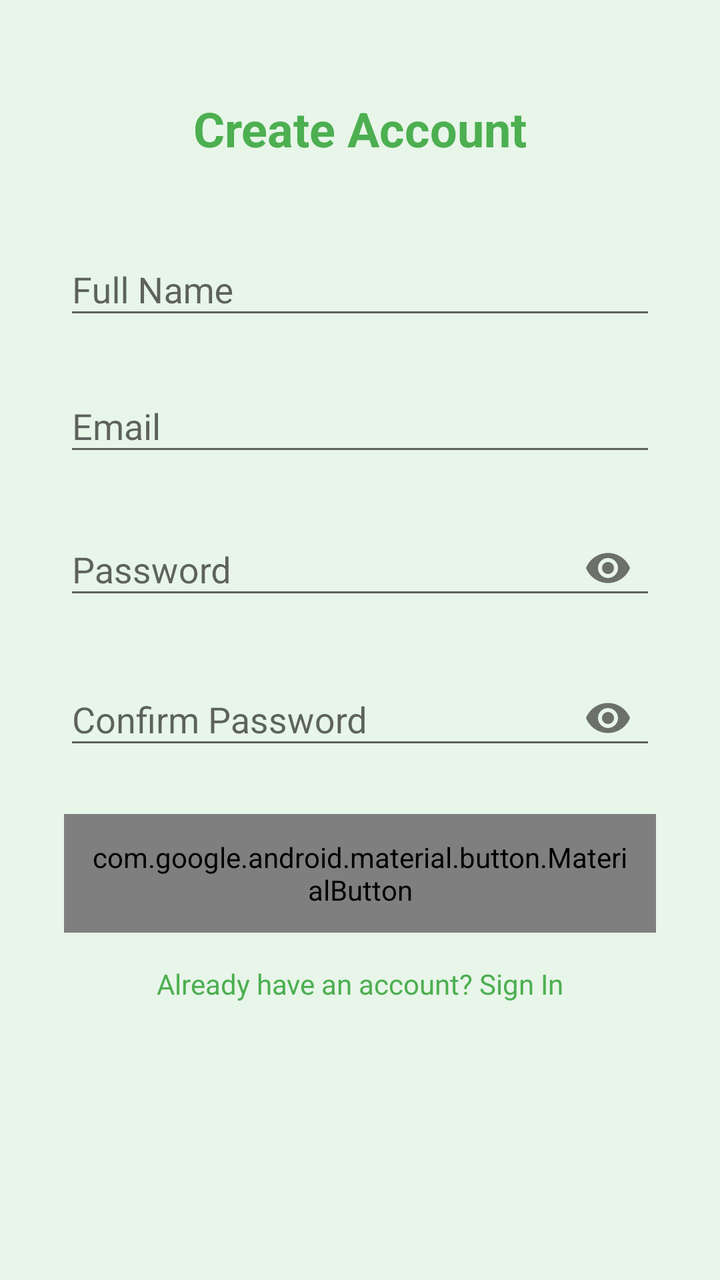
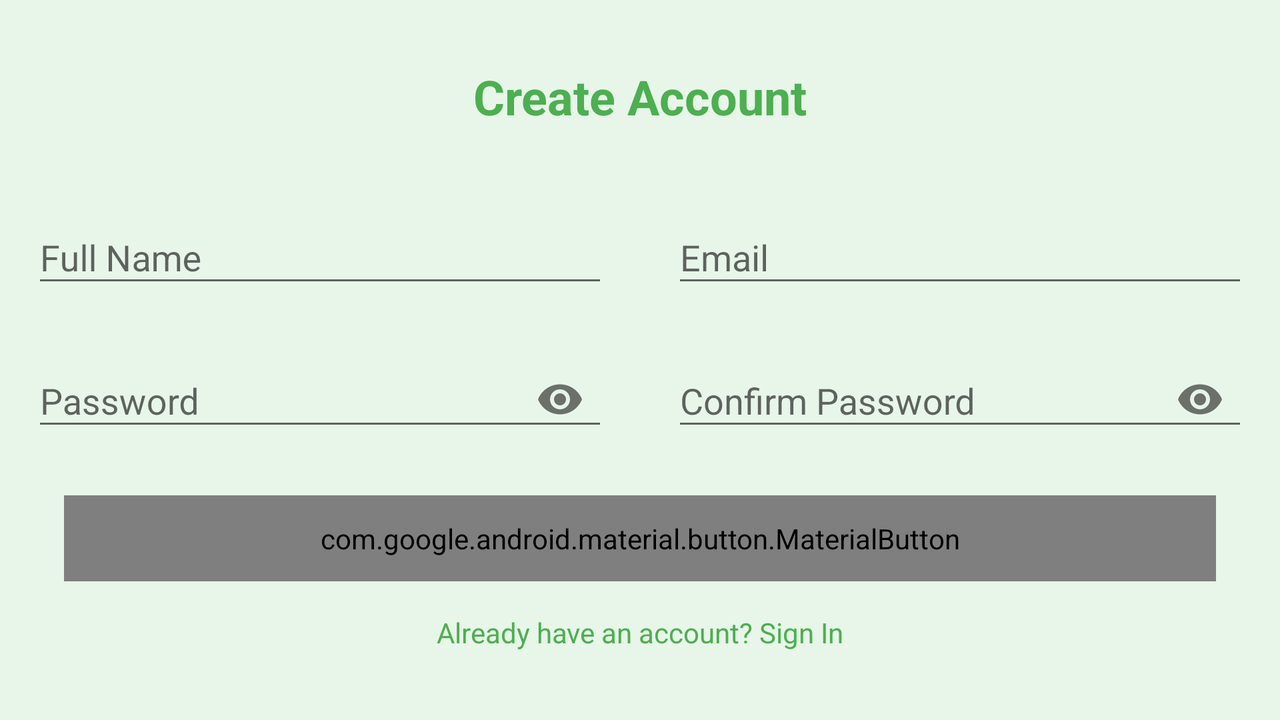

Compare how this app lays out the same screen by default and in its alternative resource folder. The renders come first, then the two layout files and the values they reference.
<!-- AndroidManifest.xml: application theme Theme.MindHaven -->
<!-- res/layout/signup_activity.xml -->
<?xml version="1.0" encoding="utf-8"?>
<androidx.constraintlayout.widget.ConstraintLayout xmlns:android="http://schemas.android.com/apk/res/android"
    xmlns:app="http://schemas.android.com/apk/res-auto"
    xmlns:tools="http://schemas.android.com/tools"
    android:layout_width="match_parent"
    android:layout_height="match_parent"
    android:background="#E8F5E9">

    <TextView
        android:id="@+id/signupTitle"
        android:layout_width="wrap_content"
        android:layout_height="wrap_content"
        android:layout_marginTop="48dp"
        android:text="Create Account"
        android:textColor="#4CAF50"
        android:textSize="24sp"
        android:textStyle="bold"
        app:layout_constraintEnd_toEndOf="parent"
        app:layout_constraintStart_toStartOf="parent"
        app:layout_constraintTop_toTopOf="parent" />

    <com.google.android.material.textfield.TextInputLayout
        android:id="@+id/nameLayout"
        android:layout_width="0dp"
        android:layout_height="wrap_content"
        android:layout_marginHorizontal="32dp"
        android:layout_marginTop="32dp"
        app:layout_constraintEnd_toEndOf="parent"
        app:layout_constraintStart_toStartOf="parent"
        app:layout_constraintTop_toBottomOf="@id/signupTitle">

        <com.google.android.material.textfield.TextInputEditText
            android:id="@+id/nameInput"
            android:layout_width="match_parent"
            android:layout_height="wrap_content"
            android:hint="Full Name"
            android:inputType="textPersonName" />
    </com.google.android.material.textfield.TextInputLayout>

    <com.google.android.material.textfield.TextInputLayout
        android:id="@+id/emailLayout"
        android:layout_width="0dp"
        android:layout_height="wrap_content"
        android:layout_marginHorizontal="32dp"
        android:layout_marginTop="16dp"
        app:layout_constraintEnd_toEndOf="parent"
        app:layout_constraintStart_toStartOf="parent"
        app:layout_constraintTop_toBottomOf="@id/nameLayout">

        <com.google.android.material.textfield.TextInputEditText
            android:id="@+id/emailInput"
            android:layout_width="match_parent"
            android:layout_height="wrap_content"
            android:hint="Email"
            android:inputType="textEmailAddress" />
    </com.google.android.material.textfield.TextInputLayout>

    <com.google.android.material.textfield.TextInputLayout
        android:id="@+id/passwordLayout"
        android:layout_width="0dp"
        android:layout_height="wrap_content"
        android:layout_marginHorizontal="32dp"
        android:layout_marginTop="16dp"
        app:layout_constraintEnd_toEndOf="parent"
        app:layout_constraintStart_toStartOf="parent"
        app:layout_constraintTop_toBottomOf="@id/emailLayout"
        app:passwordToggleEnabled="true">

        <com.google.android.material.textfield.TextInputEditText
            android:id="@+id/passwordInput"
            android:layout_width="match_parent"
            android:layout_height="wrap_content"
            android:hint="Password"
            android:inputType="textPassword" />
    </com.google.android.material.textfield.TextInputLayout>

    <com.google.android.material.textfield.TextInputLayout
        android:id="@+id/confirmPasswordLayout"
        android:layout_width="0dp"
        android:layout_height="wrap_content"
        android:layout_marginHorizontal="32dp"
        android:layout_marginTop="16dp"
        app:layout_constraintEnd_toEndOf="parent"
        app:layout_constraintStart_toStartOf="parent"
        app:layout_constraintTop_toBottomOf="@id/passwordLayout"
        app:passwordToggleEnabled="true">

        <com.google.android.material.textfield.TextInputEditText
            android:id="@+id/confirmPasswordInput"
            android:layout_width="match_parent"
            android:layout_height="wrap_content"
            android:hint="Confirm Password"
            android:inputType="textPassword" />
    </com.google.android.material.textfield.TextInputLayout>

    <com.google.android.material.button.MaterialButton
        android:id="@+id/signupButton"
        android:layout_width="0dp"
        android:layout_height="wrap_content"
        android:layout_marginHorizontal="32dp"
        android:layout_marginTop="24dp"
        android:padding="12dp"
        android:text="Sign Up"
        android:textColor="#FFFFFF"
        app:layout_constraintEnd_toEndOf="parent"
        app:layout_constraintStart_toStartOf="parent"
        app:layout_constraintTop_toBottomOf="@id/confirmPasswordLayout" />

    <TextView
        android:id="@+id/signinPrompt"
        android:layout_width="wrap_content"
        android:layout_height="wrap_content"
        android:layout_marginTop="16dp"
        android:text="Already have an account? Sign In"
        android:textColor="#4CAF50"
        app:layout_constraintEnd_toEndOf="parent"
        app:layout_constraintStart_toStartOf="parent"
        app:layout_constraintTop_toBottomOf="@id/signupButton" />

</androidx.constraintlayout.widget.ConstraintLayout>
<!-- resources referenced by this layout -->
<resources>
  <style name="Theme.MindHaven" parent="Theme.AppCompat.Light.NoActionBar">
          
          <item name="colorPrimary">#6200EE</item>
          <item name="colorPrimaryDark">#3700B3</item>
          <item name="colorAccent">#03DAC5</item>
      </style>
</resources>
<!-- res/layout-land/signup_activity.xml (the repository's variant of the layout above) -->
<!-- drawn on the phone turned sideways -->
<?xml version="1.0" encoding="utf-8"?>
<androidx.constraintlayout.widget.ConstraintLayout xmlns:android="http://schemas.android.com/apk/res/android"
    xmlns:app="http://schemas.android.com/apk/res-auto"
    xmlns:tools="http://schemas.android.com/tools"
    android:layout_width="match_parent"
    android:layout_height="match_parent"
    android:background="#E8F5E9">

    <TextView
        android:id="@+id/signupTitle"
        android:layout_width="wrap_content"
        android:layout_height="wrap_content"
        android:text="Create Account"
        android:textSize="24sp"
        android:textStyle="bold"
        android:textColor="#4CAF50"
        app:layout_constraintTop_toTopOf="parent"
        app:layout_constraintStart_toStartOf="parent"
        app:layout_constraintEnd_toEndOf="parent"
        android:layout_marginTop="32dp"/>

    <com.google.android.material.textfield.TextInputLayout
        android:id="@+id/nameLayout"
        android:layout_width="0dp"
        android:layout_height="wrap_content"
        android:layout_marginHorizontal="16dp"
        app:layout_constraintTop_toBottomOf="@id/signupTitle"
        app:layout_constraintStart_toStartOf="parent"
        app:layout_constraintEnd_toStartOf="@id/emailLayout"
        android:layout_marginTop="32dp">

        <com.google.android.material.textfield.TextInputEditText
            android:id="@+id/nameInput"
            android:layout_width="match_parent"
            android:layout_height="wrap_content"
            android:hint="Full Name"
            android:inputType="textPersonName"/>
    </com.google.android.material.textfield.TextInputLayout>

    <com.google.android.material.textfield.TextInputLayout
        android:id="@+id/emailLayout"
        android:layout_width="0dp"
        android:layout_height="wrap_content"
        android:layout_marginHorizontal="16dp"
        app:layout_constraintTop_toBottomOf="@id/signupTitle"
        app:layout_constraintStart_toEndOf="@id/nameLayout"
        app:layout_constraintEnd_toEndOf="parent"
        android:layout_marginTop="32dp">

        <com.google.android.material.textfield.TextInputEditText
            android:id="@+id/emailInput"
            android:layout_width="match_parent"
            android:layout_height="wrap_content"
            android:hint="Email"
            android:inputType="textEmailAddress"/>
    </com.google.android.material.textfield.TextInputLayout>

    <com.google.android.material.textfield.TextInputLayout
        android:id="@+id/passwordLayout"
        android:layout_width="0dp"
        android:layout_height="wrap_content"
        android:layout_marginHorizontal="16dp"
        app:layout_constraintTop_toBottomOf="@id/nameLayout"
        app:layout_constraintStart_toStartOf="parent"
        app:layout_constraintEnd_toStartOf="@id/confirmPasswordLayout"
        android:layout_marginTop="16dp"
        app:passwordToggleEnabled="true">

        <com.google.android.material.textfield.TextInputEditText
            android:id="@+id/passwordInput"
            android:layout_width="match_parent"
            android:layout_height="wrap_content"
            android:hint="Password"
            android:inputType="textPassword"/>
    </com.google.android.material.textfield.TextInputLayout>

    <com.google.android.material.textfield.TextInputLayout
        android:id="@+id/confirmPasswordLayout"
        android:layout_width="0dp"
        android:layout_height="wrap_content"
        android:layout_marginHorizontal="16dp"
        app:layout_constraintTop_toBottomOf="@id/emailLayout"
        app:layout_constraintStart_toEndOf="@id/passwordLayout"
        app:layout_constraintEnd_toEndOf="parent"
        android:layout_marginTop="16dp"
        app:passwordToggleEnabled="true">

        <com.google.android.material.textfield.TextInputEditText
            android:id="@+id/confirmPasswordInput"
            android:layout_width="match_parent"
            android:layout_height="wrap_content"
            android:hint="Confirm Password"
            android:inputType="textPassword"/>
    </com.google.android.material.textfield.TextInputLayout>

    <com.google.android.material.button.MaterialButton
        android:id="@+id/signupButton"
        android:layout_width="0dp"
        android:layout_height="wrap_content"
        android:text="Sign Up"
        android:textColor="#FFFFFF"
        android:layout_marginHorizontal="32dp"
        android:padding="12dp"
        app:layout_constraintTop_toBottomOf="@id/passwordLayout"
        app:layout_constraintStart_toStartOf="parent"
        app:layout_constraintEnd_toEndOf="parent"
        android:layout_marginTop="24dp"/>

    <TextView
        android:id="@+id/signinPrompt"
        android:layout_width="wrap_content"
        android:layout_height="wrap_content"
        android:text="Already have an account? Sign In"
        android:textColor="#4CAF50"
        app:layout_constraintTop_toBottomOf="@id/signupButton"
        app:layout_constraintStart_toStartOf="parent"
        app:layout_constraintEnd_toEndOf="parent"
        android:layout_marginTop="16dp"/>

</androidx.constraintlayout.widget.ConstraintLayout>
